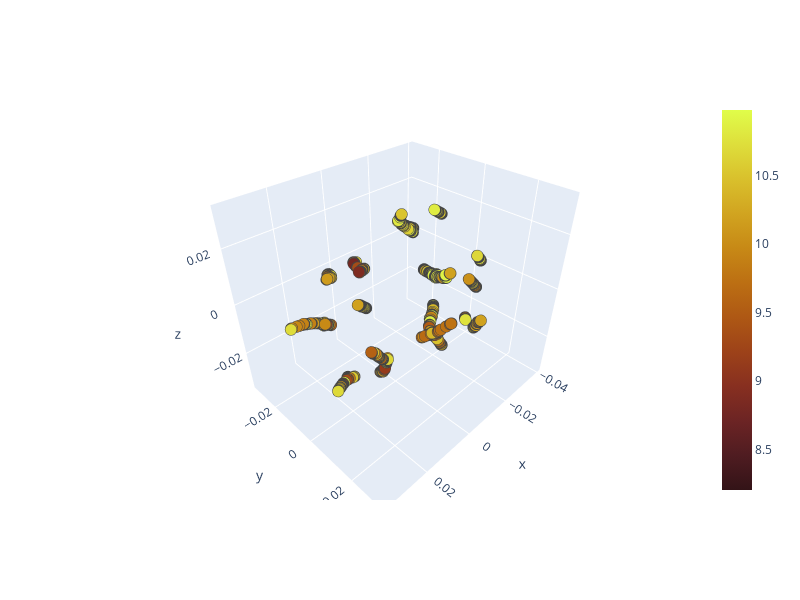
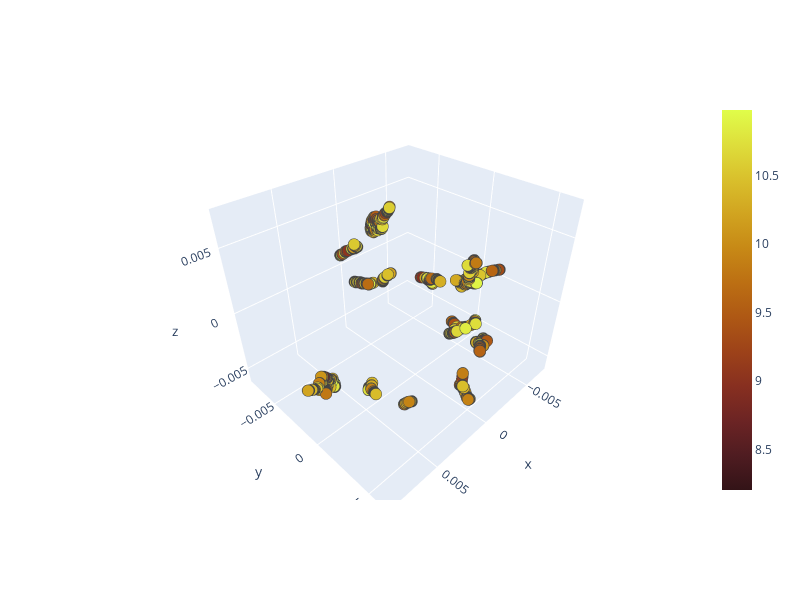
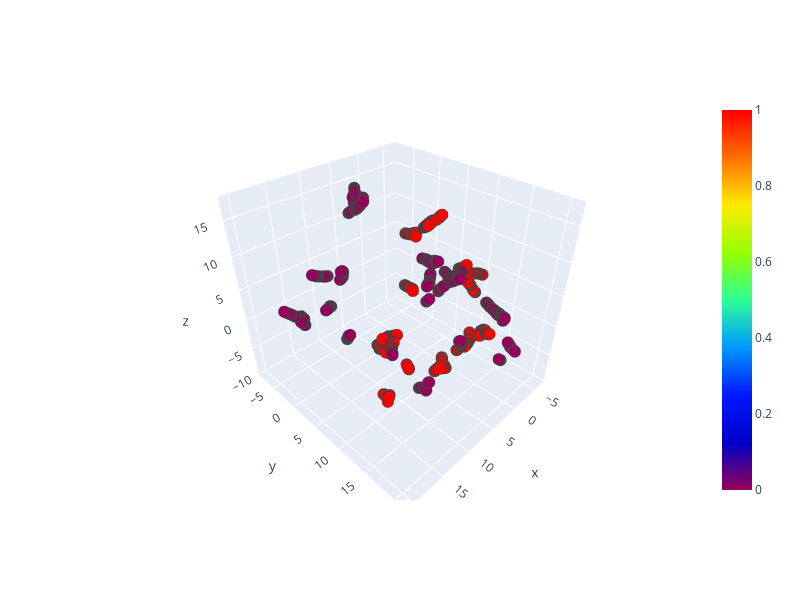

Source (notebook cell) for these figures, in order:
### Code cell
from node2vec2rank.visualization_utils import dim_reduction, plot_embeddings
from scipy.spatial import procrustes

algorithm = 'umap'
n_components = 3

first_embeddings = model.node_embeddings[0]
second_embeddings = model.node_embeddings[1]
concat_embeddings = np.append(first_embeddings, second_embeddings, axis=0)

first_embeddings_red = dim_reduction(first_embeddings[:,:6], algorithm=algorithm, n_components=n_components)
second_embeddings_red = dim_reduction(second_embeddings[:,:6], algorithm=algorithm, n_components=n_components)
concat_embeddings_red = dim_reduction(concat_embeddings[:,:6], algorithm=algorithm, n_components=n_components)

mtx1, mtx2, disparity = procrustes(first_embeddings_red, second_embeddings_red)

plot_embeddings(mtx1, color_type='numeric', color = np.log(n2v2r_borda_ranking_pd.loc[node_names,'borda_ranks']), names=node_names)
plot_embeddings(mtx2, color_type='numeric', color = np.log(n2v2r_borda_ranking_pd.loc[node_names,'borda_ranks']), names=node_names)

num_nodes = first_embeddings_red.shape[0]
color_one = np.zeros(num_nodes)
color_two = np.ones(num_nodes)
color_concat = np.append(color_one, color_two, axis=0)

plot_embeddings(concat_embeddings_red, color=color_concat, names = np.append(node_names,node_names))

### Figure 1 — Plotly figure (JSON) as saved in the notebook; plotly's stock layout.template omitted (floating-point values rounded to 4 significant figures; data arrays with more than 128 entries replaced by an {"elided": "..."} marker saying what was removed)
{"data": [{"hovertemplate": "<b>(%{x},%{y})</b><br><b>%{text}</b><extra></extra>", "marker": {"color": {"elided": "1254 float values"}, "colorscale": [[0, "rgb(51, 19, 23)"], [0.09091, "rgb(79, 28, 33)"], [0.1818, "rgb(108, 36, 36)"], [0.2727, "rgb(135, 47, 32)"], [0.3636, "rgb(157, 66, 25)"], [0.4545, "rgb(174, 88, 20)"], [0.5455, "rgb(188, 111, 19)"], [0.6364, "rgb(199, 137, 22)"], [0.7273, "rgb(209, 164, 32)"], [0.8182, "rgb(217, 192, 44)"], [0.9091, "rgb(222, 222, 59)"], [1, "rgb(224, 253, 74)"]], "line": {"width": 1}, "showscale": true, "size": 4}, "mode": "markers", "text": {"elided": "1254 str values"}, "type": "scatter3d", "x": {"elided": "1254 float values"}, "y": {"elided": "1254 float values"}, "z": {"elided": "1254 float values"}}], "layout": {"height": 600, "margin": {"b": 100, "l": 100, "r": 100, "t": 100}, "width": 800}}

### Figure 2 — Plotly figure (JSON) as saved in the notebook; plotly's stock layout.template omitted (floating-point values rounded to 4 significant figures; data arrays with more than 128 entries replaced by an {"elided": "..."} marker saying what was removed)
{"data": [{"hovertemplate": "<b>(%{x},%{y})</b><br><b>%{text}</b><extra></extra>", "marker": {"color": {"elided": "1254 float values"}, "colorscale": [[0, "rgb(51, 19, 23)"], [0.09091, "rgb(79, 28, 33)"], [0.1818, "rgb(108, 36, 36)"], [0.2727, "rgb(135, 47, 32)"], [0.3636, "rgb(157, 66, 25)"], [0.4545, "rgb(174, 88, 20)"], [0.5455, "rgb(188, 111, 19)"], [0.6364, "rgb(199, 137, 22)"], [0.7273, "rgb(209, 164, 32)"], [0.8182, "rgb(217, 192, 44)"], [0.9091, "rgb(222, 222, 59)"], [1, "rgb(224, 253, 74)"]], "line": {"width": 1}, "showscale": true, "size": 4}, "mode": "markers", "text": {"elided": "1254 str values"}, "type": "scatter3d", "x": {"elided": "1254 float values"}, "y": {"elided": "1254 float values"}, "z": {"elided": "1254 float values"}}], "layout": {"height": 600, "margin": {"b": 100, "l": 100, "r": 100, "t": 100}, "width": 800}}

### Figure 3 — Plotly figure (JSON) as saved in the notebook; plotly's stock layout.template omitted (floating-point values rounded to 4 significant figures; data arrays with more than 128 entries replaced by an {"elided": "..."} marker saying what was removed)
{"data": [{"hovertemplate": "<b>(%{x},%{y})</b><br><b>%{text}</b><extra></extra>", "marker": {"color": {"elided": "2508 int values"}, "colorscale": [[0, "rgb(150,0,90)"], [0.125, "rgb(0,0,200)"], [0.25, "rgb(0,25,255)"], [0.375, "rgb(0,152,255)"], [0.5, "rgb(44,255,150)"], [0.625, "rgb(151,255,0)"], [0.75, "rgb(255,234,0)"], [0.875, "rgb(255,111,0)"], [1, "rgb(255,0,0)"]], "line": {"width": 1}, "showscale": true, "size": 4}, "mode": "markers", "text": {"elided": "2508 str values"}, "type": "scatter3d", "x": {"elided": "2508 float values"}, "y": {"elided": "2508 float values"}, "z": {"elided": "2508 float values"}}], "layout": {"height": 600, "margin": {"b": 100, "l": 100, "r": 100, "t": 100}, "width": 800}}
